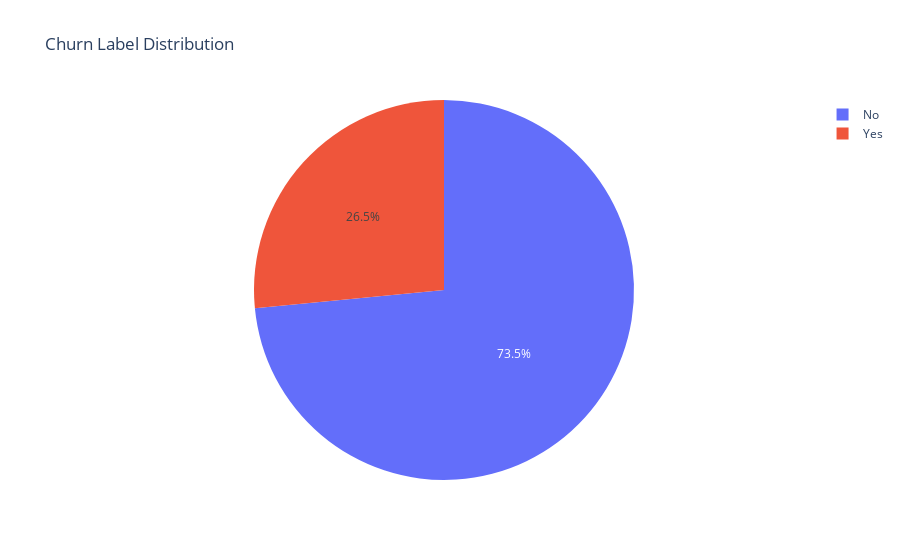

Notebook code cell kept with this figure:
### Code cell
# Pie chart of churn rate
churn_counts = df.churn_label.value_counts()
fig = px.pie(
    names=churn_counts.keys(),
    values=churn_counts.values,
    title="Churn Label Distribution",
)
fig.show()

### Figure 1 — Plotly figure (JSON) as saved in the notebook; plotly's stock layout.template omitted (floating-point values rounded to 4 significant figures)
{"data": [{"domain": {"x": [0, 1], "y": [0, 1]}, "hovertemplate": "label=%{label}<br>value=%{value}<extra></extra>", "labels": ["No", "Yes"], "legendgroup": "", "name": "", "showlegend": true, "type": "pie", "values": [5174, 1869]}], "layout": {"legend": {"tracegroupgap": 0}, "title": {"text": "Churn Label Distribution"}}}
